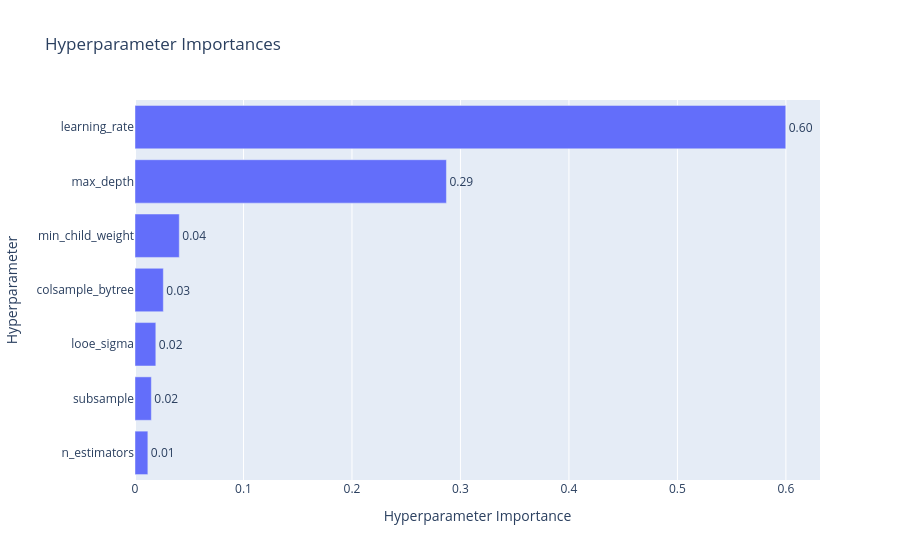

Notebook code cell kept with this figure:
### Code cell
xgb_study = optuna.load_study(
    study_name="xgb_study2", 
    storage="sqlite:///optuna_studies/xgb_study.db" 
)
fig = vis.plot_param_importances(xgb_study)
fig.show()

### Figure 1 — Plotly figure (JSON) as saved in the notebook; plotly's stock layout.template omitted (floating-point values rounded to 4 significant figures)
{"data": [{"cliponaxis": false, "hovertemplate": ["n_estimators (IntDistribution): 0.011856117504666492<extra></extra>", "subsample (FloatDistribution): 0.015067352652306349<extra></extra>", "looe_sigma (FloatDistribution): 0.01918948295434105<extra></extra>", "colsample_bytree (FloatDistribution): 0.026126137263517753<extra></extra>", "min_child_weight (IntDistribution): 0.04081889370285765<extra></extra>", "max_depth (IntDistribution): 0.28708010921139165<extra></extra>", "learning_rate (FloatDistribution): 0.5998619067109192<extra></extra>"], "name": "Objective Value", "orientation": "h", "text": ["0.01", "0.02", "0.02", "0.03", "0.04", "0.29", "0.60"], "textposition": "outside", "type": "bar", "x": [0.01186, 0.01507, 0.01919, 0.02613, 0.04082, 0.2871, 0.5999], "y": ["n_estimators", "subsample", "looe_sigma", "colsample_bytree", "min_child_weight", "max_depth", "learning_rate"]}], "layout": {"title": {"text": "Hyperparameter Importances"}, "xaxis": {"title": {"text": "Hyperparameter Importance"}}, "yaxis": {"title": {"text": "Hyperparameter"}}}}
